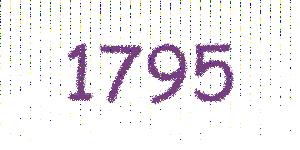
#> input picture scraping/scraper-rd/initial-findings/captcha-demo/captcha.jpg, 300 x 150 px, found by its file name
$ python main.py
#> lines starting #> are read from the running program, lines starting #| are printed output that depends on the picture; after the words box and inside, x2 and y2 are one past the last pixel; in counts of white or black regions, pixels touching at a corner belong together
#> in demo, original is the input picture: shape (150, 300, 3); mean R, G, B 239.8, 236.3, 239
### scraping/scraper-rd/initial-findings/solve_captcha.py
import numpy as np
from PIL import Image, ImageFont, ImageDraw
import pytesseract

def solve_captcha(im):
    return ocr_digits(simplify_captcha(im))

def ocr_digits(im):
    s = pytesseract.image_to_string(im, config='digits')
    return ''.join(filter(str.isdigit, s))

def simplify_captcha(im):
    return Image.fromarray(polarize(blur(remove_background(np.array(im)), radius=2)))

BACKGROUND_THRESHOLD = 700

def remove_background(arr, threshold=BACKGROUND_THRESHOLD):
#> called with threshold = 700
    nrows = arr.shape[0] // 6
#> nrows = 25
    total_threshold = nrows * threshold
#> total_threshold = 17500
    keep = []
    for x in range(arr.shape[1]):
        total = 0
        for y in range(nrows):
            total += sum(arr[y,x])
        if total > total_threshold:
            keep.append(x)
#> after the loop, keep = 270 values from 1 to 299
    return arr[:, keep, :]
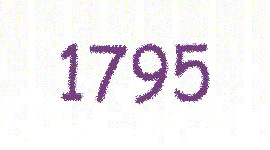
#> returned value: shape (150, 270, 3); mean of channels 0, 1, 2 242.7, 239.2, 242; drawn as R, G, B

def blur(arr, radius=1):
#> called with radius = 2
    new = np.zeros(arr.shape, dtype=np.uint8)
    for row in range(arr.shape[0]):
        for col in range(arr.shape[1]):
            for color in range(arr.shape[2]):
                total = 0
                n = 0
                for row_off in range(0 - radius, 1 + radius):
                    for col_off in (-1, 0, 1):
                        row_ = row + row_off
                        col_ = col + col_off
                        if row_ >= 0 and row_ < arr.shape[0]:
                            if col_ >= 0 and col_ < arr.shape[1]:
                                total += arr[row_,col_,color]
                                n += 1
                new[row,col,color] = total // n
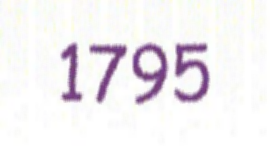
#> new: shape (150, 270, 3); mean R, G, B 242.3, 238.8, 241.7
    return new

def polarize(arr):
    total = 0
    n = 0
    for row in arr:
        for pixel in row:
            s = sum(pixel)
            if s < 255*3:
                total += s
                n += 1
#> this loop made 150 passes
#> after the loop, n = 33710; total = 24078202
    avg = total / n # average R+G+B of non-white pixels
#> avg = 714.3
    new = np.zeros(arr.shape[:2], dtype=np.uint8)
    for y in range(arr.shape[0]):
        for x in range(arr.shape[1]):
            if arr[y,x].sum() > avg:
                new[y,x] = 255
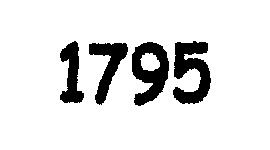
#> new: shape (150, 270); 88.5% white; 4 black regions, box (x1, y1, x2, y2) and area: (173, 41, 211, 104) 1460, (132, 42, 169, 106) 1372, (89, 43, 128, 105) 994, (60, 41, 84, 103) 840
    return new

# Create image showing the steps towards the solution of captcha 'im'
def demo(im):

    original = np.array(im)
    foreground = remove_background(original)
    blurred = blur(foreground, radius=2)
    polarized = polarize(blurred)

    digits = ocr_digits(Image.fromarray(polarized))

    out = Image.new('RGB', (im.width, 5*im.height), (255, 255, 255))
    y_off = 0

    out.paste(Image.fromarray(original), (0, y_off))
    y_off += im.height
    out.paste(Image.fromarray(foreground), (0, y_off))
    y_off += im.height
    out.paste(Image.fromarray(blurred), (0, y_off))
    y_off += im.height
    out.paste(Image.fromarray(polarized), (0, y_off))
    y_off += im.height

    draw = ImageDraw.Draw(out)
    font = ImageFont.truetype('third-party/DejaVuSansMono.ttf', 50)
    draw.text((0, y_off), digits, (0, 0, 0), font=font)

    return out

### scraping/scraper-rd/initial-findings/captcha-demo/main.py
from PIL import Image
from solve_captcha import demo

demo(Image.open('captcha-demo/captcha.jpg')).save('captcha-demo/solution.jpg')
#> (the call stopped at in ocr_digits, `s = pytesseract.image_to_string(im, config='digits')`: pytesseract is not available in this run)
